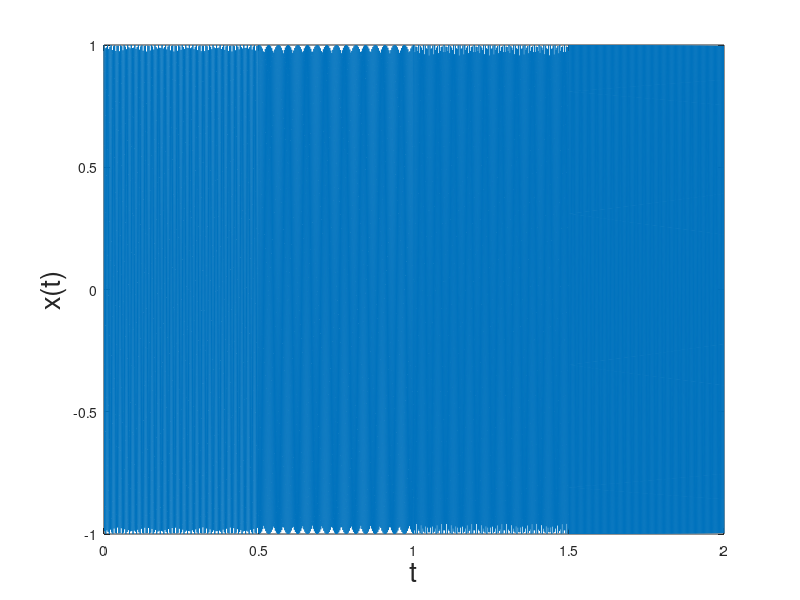
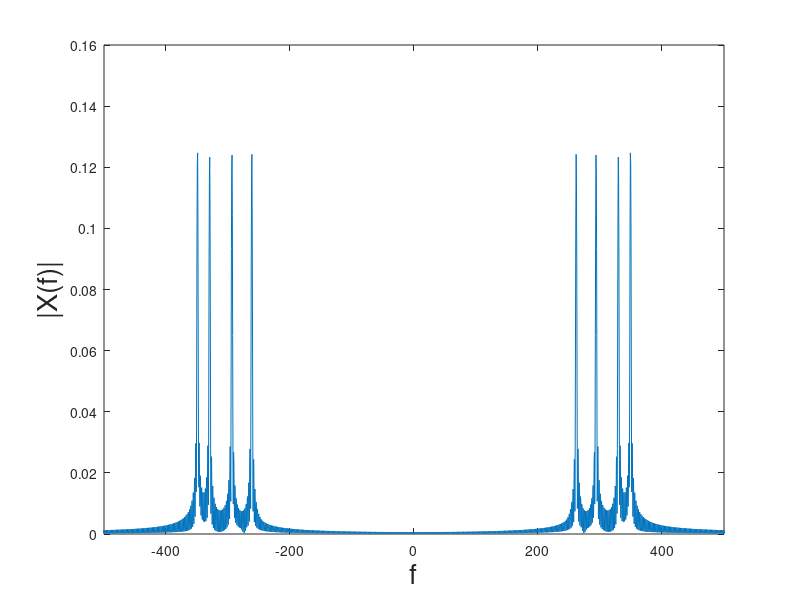
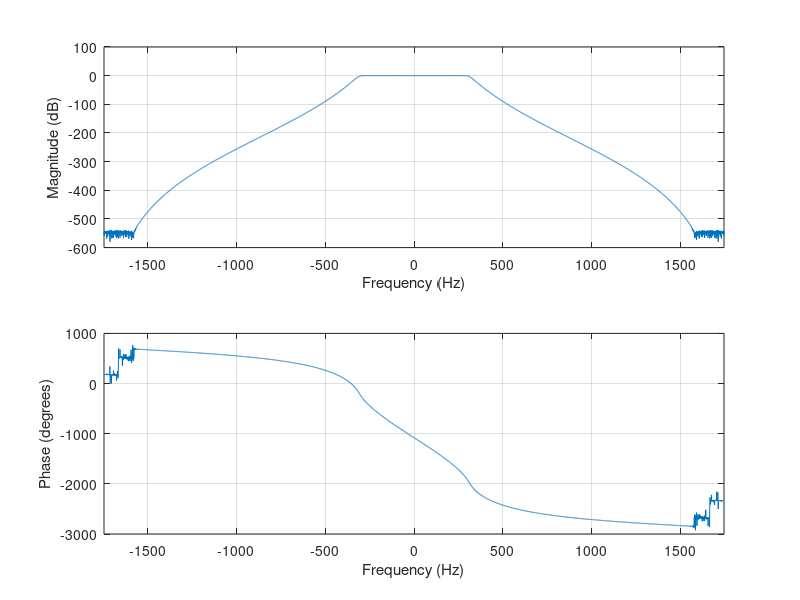
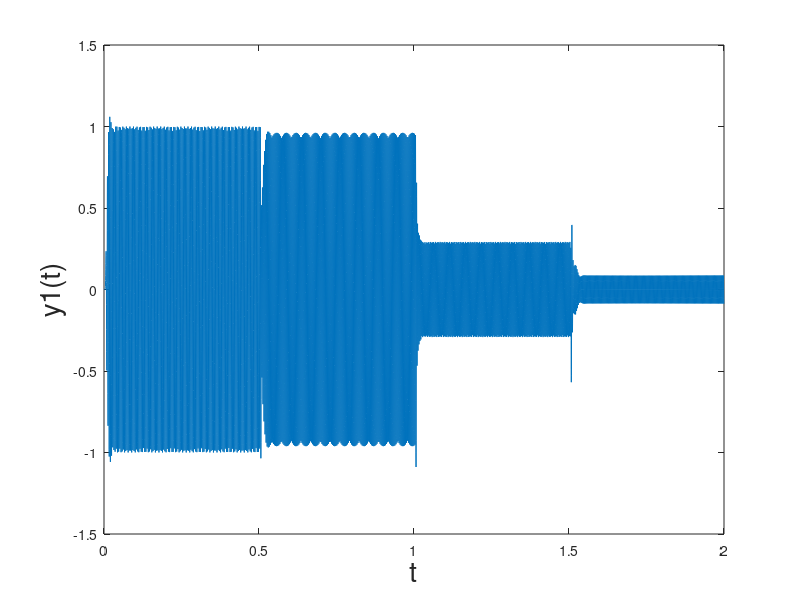

The MATLAB script that drew these images, in order:
%Step 1

f0 = 440;
alpha = 2^(1/12);
fDO = f0*(alpha^-9)
fRE = f0*(alpha^-7)
fMI = f0*(alpha^-5)
fFA = f0*(alpha^-4)

fs = round(10 * max([fDO, fRE, fMI, fFA]))

frmsz=round(0.5*fs);
t=(0:1:frmsz-1)*(1/fs);
x1t=cos(2*pi*fDO*t);
x2t=cos(2*pi*fRE*t);
x3t=cos(2*pi*fMI*t);
x4t=cos(2*pi*fFA*t);

% Step 2
xt=[x1t,x2t,x3t,x4t];
audiowrite("signal.wav",xt,fs);
sound(xt, fs)


% Step 3
frmsz=frmsz*4;
t=(0:1:frmsz-1)*(1/fs);
plot(t,xt)
xlabel("t",'FontSize',20)
ylabel("x(t)",'FontSize',20)


% Step 4
E_xt = sum(abs(xt).^2)*(1/fs)


% Step 5
Xf = fftshift(fft(xt,frmsz)) / frmsz;


% Step 6
f = (-(frmsz/2):1:(frmsz/2)-1)*(fs/frmsz);
figure;
plot(f, abs(Xf))
xlim([-500 500])
xlabel("f",'FontSize',20)
ylabel("|X(f)|",'FontSize',20)


% Step 7
E_Xf = sum((abs(Xf).^2))/(fs/frmsz)

%%% Low-Pass Filter %%%



% Step 8
a = 0;
b = 0;
order = 20;
fc = (fRE + fMI) / 2                % cut-off frequency = 311.65 Hz
[b,a]= butter(order, fc / (fs/2));


% Step 9
figure;
freqz(b,a,f,fs)


% Step 10
y1t = filter(b,a,xt);


% Step 11
audiowrite("lowpassfiltered.wav", y1t, fs)
sound(y1t, fs)


% Step 12
figure;
plot(t, y1t)
xlabel("t",'FontSize',20)
ylabel("y1(t)",'FontSize',20)

% Step 13
E_y1t = sum((abs(y1t).^2)) * (1/fs)


% Step 14
Y1f = fftshift(fft(y1t,frmsz)) / frmsz;


% Step 15
figure;
plot(f, abs(Y1f))
xlim([-500 500])
xlabel("f",'FontSize',20)
ylabel("|Y1(f)|",'FontSize',20)


% Step 16
E_Y1f = sum((abs(Y1f).^2))/(fs/frmsz)


%%% high-Pass Filter %%%

% Step 17
a = 0;
b = 0;
order = 20;
fc = (fRE + fMI) / 2                % cut-off frequency = 311.65 Hz
[b,a]= butter(order, fc / (fs/2),'high');


% Step 18
figure;
freqz(b,a,f,fs)


% Step 19
y2t = filter(b,a,xt);


% Step 20
audiowrite("highpassfiltered.wav", y2t, fs)
sound(y2t, fs)


% Step 21
figure;
plot(t, y2t)
xlabel("t",'FontSize',20)
ylabel("y2(t)",'FontSize',20)


% Step 22
E_y2t = sum((abs(y2t).^2)) * (1/fs)


% Step 23
Y2f = fftshift(fft(y2t,frmsz)) / frmsz;


% Step 24
figure;
plot(f, abs(Y2f))
xlim([-500 500])
xlabel("f",'FontSize',20)
ylabel("|Y2(f)|",'FontSize',20)


% Step 25
E_Y2f = sum((abs(Y2f).^2))/(fs/frmsz)
